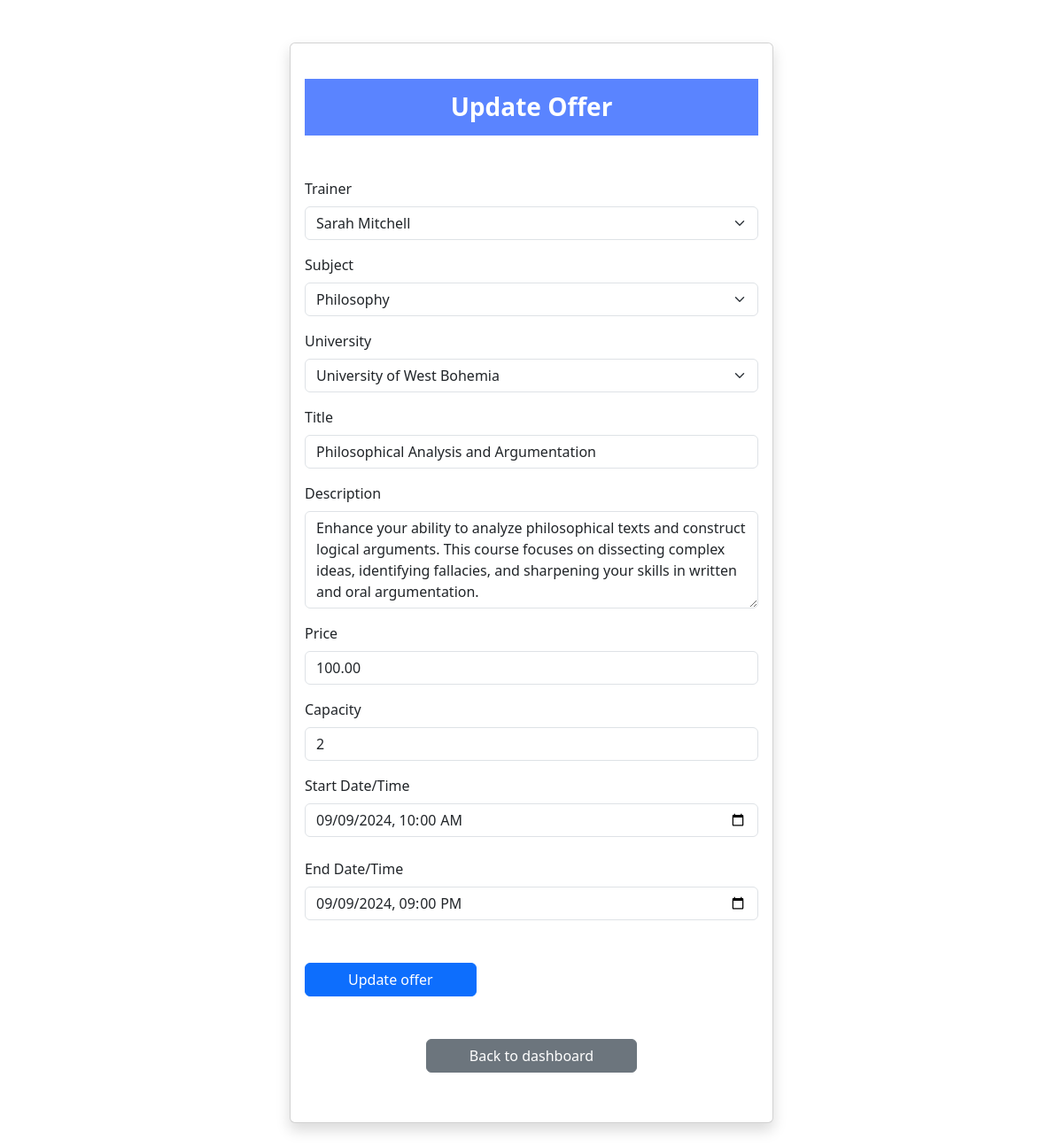
Screenshot of /frontend/HTML/edit-offer.php?id=16 (signed in) with the database file from the repository.
### tables this page shows
CREATE TABLE `tutoring_services` (
  `id` int(11) NOT NULL,
  `title` varchar(100) DEFAULT NULL,
  `trainer_id` int(11) DEFAULT NULL,
  `subject_id` int(11) DEFAULT NULL,
  `university_id` int(11) DEFAULT NULL,
  `description` text DEFAULT NULL,
  `price` decimal(7,2) NOT NULL,
  `capacity` int(11) NOT NULL,
  `date_from` datetime DEFAULT NULL,
  `date_to` datetime DEFAULT NULL
);

### components/dbconnection.php (called while the page is built, shortened)
<?php
class DbConfig
{
    private $hostName = "localhost";
    private $userName = "root";
    private $password = "";
    private $dbName = "full_stack_project_be22";
    private $conn;
    private function connect()
    {
        $this->conn = @new Mysqli($this->hostName, $this->userName, $this->password, $this->dbName);
        return true;
    }
    public function read($for, $table, $cols = "*", $conditions = "", $join = "", $orderBy = "", $groupBy = "", $subQuery = "")
    {
        $columns = "";
        $joins = "";
        if (is_array($cols)) {
            $columns = implode(", ", $cols);
        } else {
            $columns = $cols;
        }
        if (is_array($join)) {
            $joins = implode(" ", $join);
        } else {
            $joins = $join;
        }
        $sql = "SELECT $columns FROM $table $joins $conditions $subQuery $groupBy $orderBy";
        $result = $this->conn->query($sql);
        if ($result->num_rows == 0) {
            if ($for == "JSON") {
                $this->JSONresponse(200, "No results found!");
                return null;
            } else {
                return null;
            }
        } else {
            if ($for == "JSON") {
                $this->JSONresponse(200, "All products!", $result->fetch_all(MYSQLI_ASSOC));
            } else {
                return $result->fetch_all(MYSQLI_ASSOC);
            }
        }
        return false;
    }
}
$obj = new DbConfig();

### frontend/HTML/edit-offer.php (the view, shortened to what this page needs)
<?php
require_once "../../components/dbconnection.php";
if (isset($_GET["id"])) {
    $id = $_GET["id"];
    $offer = $obj->read("", "tutoring_services", "*", "WHERE id= $id");
    $subject = $obj->read("", "subjects");
    $university = $obj->read("", "universities", "*");
    if ($_SESSION["role"] == "admin") {
        $trainer = $obj->read("", "users", "*", " WHERE role = 'trainer'");
    }
} else {
    header("Location: home.php");
    exit();
}
?>
<!DOCTYPE html>
<html lang="en">
<head>
    <link
        href="https://cdn.jsdelivr.net/npm/bootstrap@5.3.3/dist/css/bootstrap.min.css"
        rel="stylesheet"
 />
</head>
<body>
    <div class="container">
        <div class="row my-5 d-flex justify-content-center">
            <div class="col-md-6">
                <div class="card shadow mb-5">
                    <div class="card-body">
                        <h5 class="card-title mb-5 mt-4 text-center fs-3">
                            Update Offer </h5>
                        <form id="update_offer_form">
                            <?php if ($_SESSION["role"] == "admin") { ?>
                                <label for="trainer_id" class="mb-2">Trainer</label>
                                <select class="form-select mb-3" name='trainer_id' id='trainer_id'>
                                    <?php
                                    foreach ($trainer as $value) {
                                        $selected = $value["id"] == $offer[0]["trainer_id"] ? "selected" : "";
                                        echo "<option value='{$value["id"]}' $selected>{$value["firstname"]} {$value["lastname"]}</option>";
                                    }
                                    ?>
                                </select>
                            <?php } ?>
                            <label for="subject_id" class="mb-2">Subject</label>
                            <select class="form-select mb-3" name="subject_id" id="subject_id">
                                <?php foreach ($subject as $value) {
                                    $selected = $value["id"] == $offer[0]["subject_id"] ? "selected" : "";
                                    echo "<option value='{$value["id"]}' $selected>{$value["name"]}</option>";
                                } ?>
                            </select>
                            <label for="university_id" class="mb-2">University</label>
                            <select class="form-select mb-3" name="university_id" id="university_id">
                                <?php foreach ($university as $value) {
                                    $selected = $value["id"] == $offer[0]["university_id"] ? "selected" : "";
                                    echo "<option value='{$value["id"]}' $selected>{$value["name"]}</option>";
                                } ?>
                            </select>
                            <label for="title" class="mb-2">Title</label>
                            <input name="title" class="form-control mb-3" id="title" rows="4" value="<?= $offer[0]["title"] ?>"></input>
                            <label for="description" class="mb-2">Description</label>
                            <textarea name="description" class="form-control mb-3" id="description" rows="4"><?= $offer[0]["description"] ?></textarea>
                            <label for="price" class="mb-2">Price</label>
                            <input type="number" class="form-control mb-3" id='price' placeholder="price" name="price" value="<?= $offer[0]["price"] ?>">
                            <label for="capacity" class="mb-2">Capacity</label>
                            <input type="number" class="form-control mb-3" id="capacity" placeholder="capacity" name="capacity" value="<?= $offer[0]["capacity"] ?>">
                            <div class="mb-4">
                                <label for="start_date" class="mb-2">Start Date/Time</label>
                                <input type="datetime-local" name="start_date" id="start_date" class="form-control mb-3" value="<?= $offer[0]["date_from"] ?>" required>
                            </div>
                            <div class="mb-4">
                                <label for="end_date" class="mb-2">End Date/Time</label>
                                <input type="datetime-local" name="end_date" id="end_date" class="form-control mb-3" value="<?= $offer[0]["date_to"] ?>" required>
                            </div>
                            <input type="submit" value="Update offer" name="edit" class="btn btn-primary px-5 mb-4 mt-4">
                        </form>
                        <?php if ($_SESSION["role"] == "admin") { ?> <p class="text-center"><a href="dashboard.php" class="btn btn-secondary px-5 mb-4 mt-4"> Back to dashboard</a></p> <?php } ?>
</body>
</html>

### frontend/HTML/edit-offer.php (style rules this page uses)
.card-title { color: #fff; font-weight: 600; padding: 15px; background: #5a84ff; }

### rows the page displays
tutoring_services: title "Philosophical Analysis and Argumentation", description "Enhance your ability to analyze philosophical texts and construct logical arguments. This course focuses on dissecting complex ideas, identifying fallacies, and sharpening your skills in written and oral argumentation.", price "100.00", capacity "2", start_date "09/09/2024 10:00", end_date "09/09/2024 21:00"

### other values shown
form field trainer_id "Sarah Mitchell"
form field subject_id "Philosophy"
form field university_id "University of West Bohemia"
